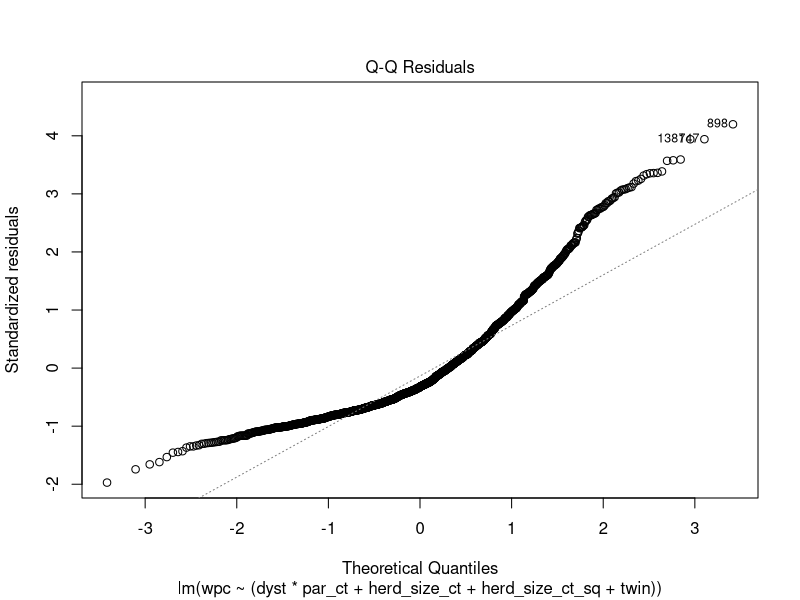
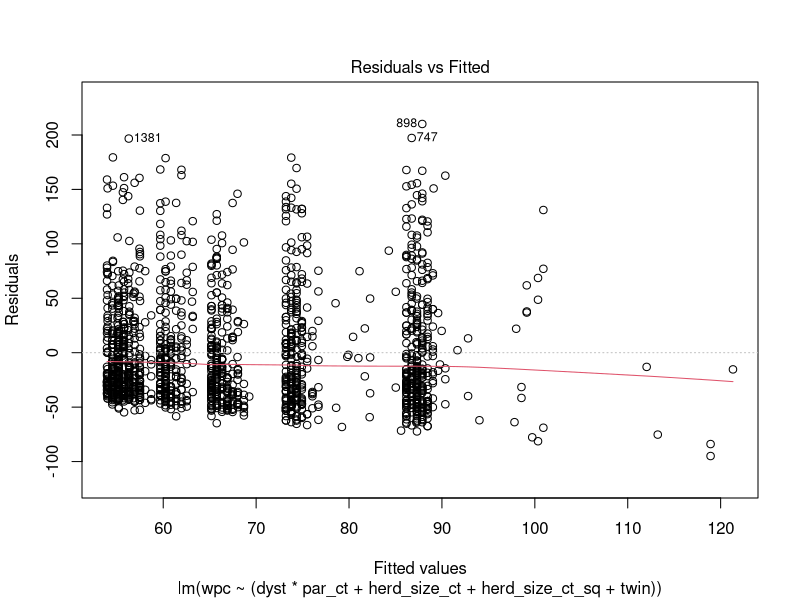
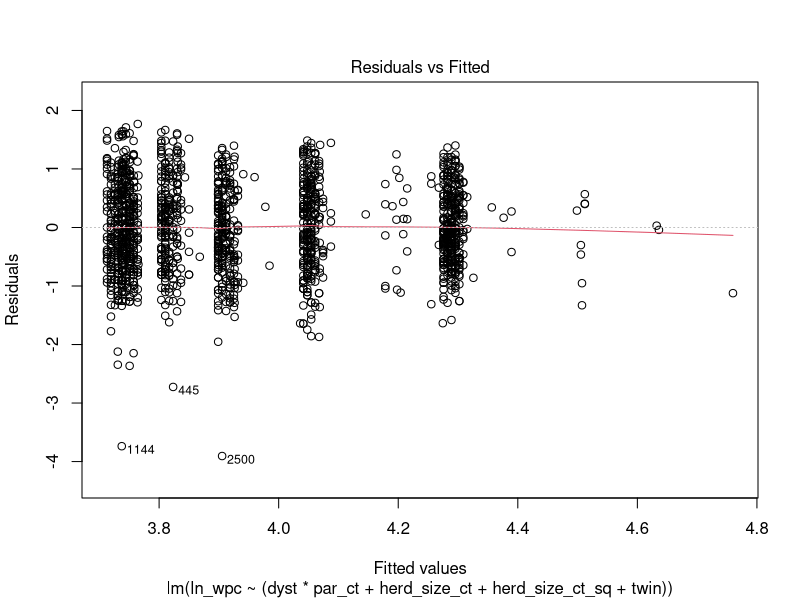
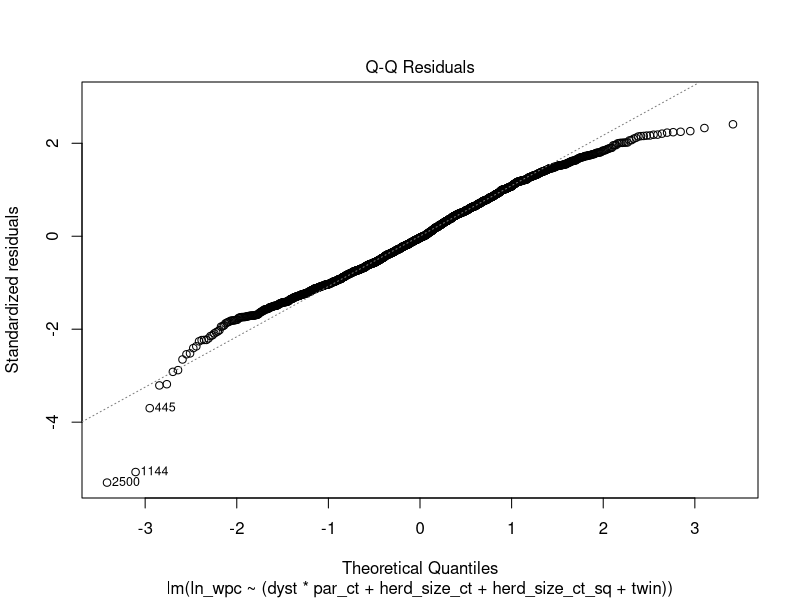
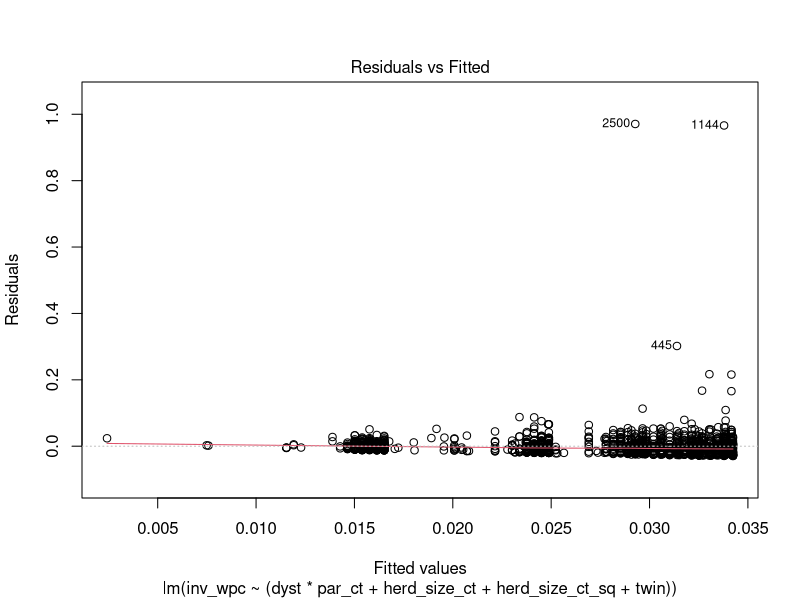
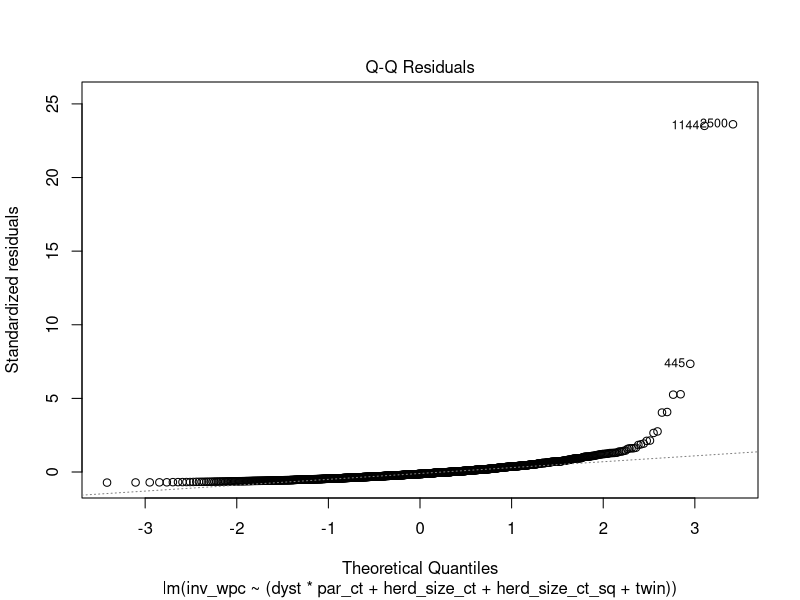
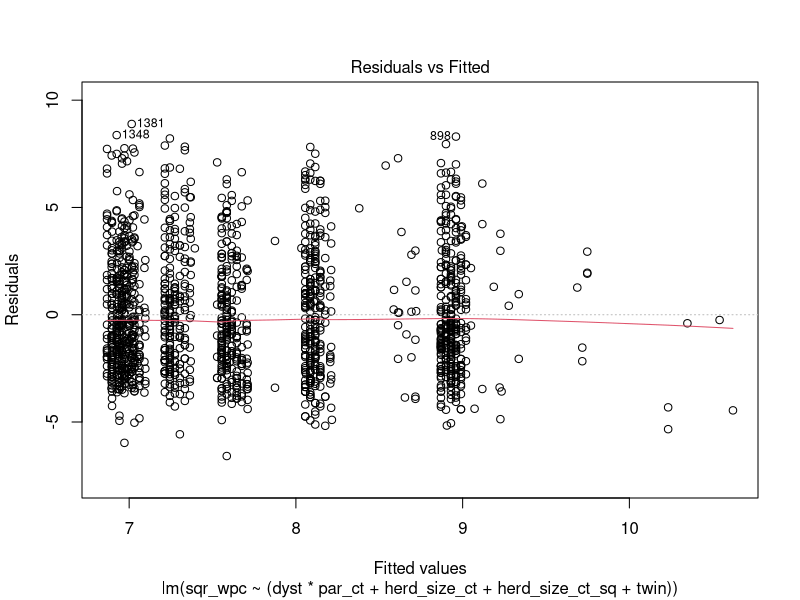
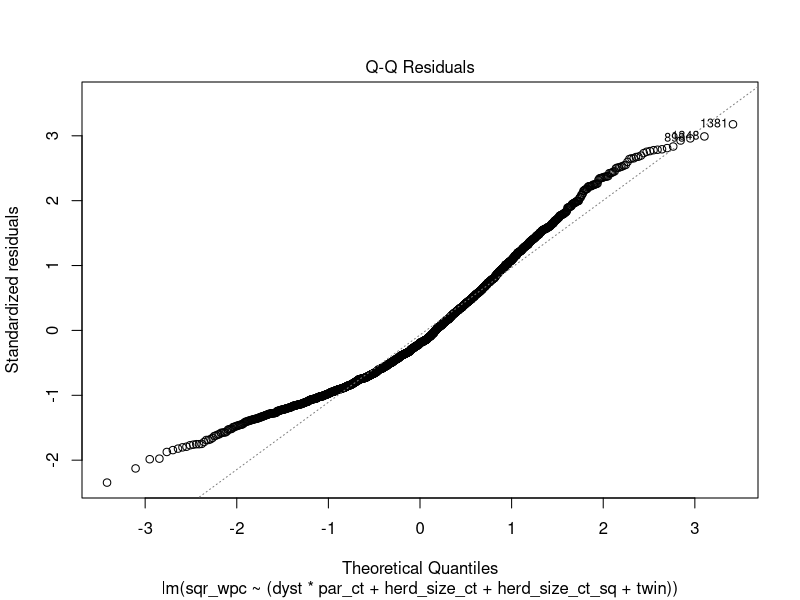

R code for these plots, in order:
## ---- chunk 1
# automatically create a bib database for R packages
knitr::write_bib(c(
  .packages(), 'bookdown', 'knitr', 'rmarkdown'
), 'packages.bib')
## ---- chunk 2
#J'ouvre le jeu de données
daisy2 <-read.csv(file="daisy2.csv", header=TRUE, sep=",")
daisy2_mod<-subset(daisy2, h7==1)

#Je génère les nouvelles variables
daisy2_mod$par_ct <- daisy2_mod$parity-1
daisy2_mod$herd_size_ct <- daisy2_mod$herd_size-250
daisy2_mod$herd_size_ct_sq <-daisy2_mod$herd_size_ct*daisy2_mod$herd_size_ct

#Je génère le modèle
modele1<-lm(data=daisy2_mod, wpc ~ (dyst*par_ct + herd_size_ct + herd_size_ct_sq + twin))
plot(modele1, 2) #Je demande la 2 figure Normal Q-Q

## ---- chunk 3
plot(modele1, 1) #Je demande la la figure Residual vs Fitted
## ---- chunk 4
#Je génère les nouvelles variables en bloc:
daisy2_mod$ln_wpc <- log(daisy2_mod$wpc)
daisy2_mod$inv_wpc <- 1/daisy2_mod$wpc
daisy2_mod$sqr_wpc <- sqrt(daisy2_mod$wpc)
## ---- chunk 5
#Je génère le modèle pour log_wpc
modele_log<-lm(data=daisy2_mod, ln_wpc ~ (dyst*par_ct + herd_size_ct + herd_size_ct_sq + twin))

plot(modele_log, 1) #Je demande la la figure Residual vs Fitted
## ---- chunk 6
plot(modele_log, 2) #Je demande la 2 figure Normal Q-Q
## ---- chunk 7
#Je génère le modèle pour inv_wpc
modele_inv<-lm(data=daisy2_mod, inv_wpc ~ (dyst*par_ct + herd_size_ct + herd_size_ct_sq + twin))

plot(modele_inv, 1) #Je demande la la figure Residual vs Fitted
## ---- chunk 8
plot(modele_inv, 2) #Je demande la 2 figure Normal Q-Q
## ---- chunk 9
#Je génère le modèle pour sqr_wpc
modele_sqr<-lm(data=daisy2_mod, sqr_wpc ~ (dyst*par_ct + herd_size_ct + herd_size_ct_sq + twin))

plot(modele_sqr, 1) #Je demande la la figure Residual vs Fitted
## ---- chunk 10
plot(modele_sqr, 2) #Je demande la 2 figure Normal Q-Q
## ---- chunk 11
library(ggplot2)
ggplot(daisy2_mod, aes(herd_size, ln_wpc)) + 
  geom_point() +  
  geom_smooth(method="loess", span=2)+ 
  theme_bw() 
## ---- chunk 12
#Je génère le modèle avec le terme au carré
modele_log2<-lm(data=daisy2_mod, ln_wpc ~ (herd_size_ct + herd_size_ct_sq))
summary(modele_log2)
## ---- chunk 13
#Je genère la variable au cube
daisy2_mod$herd_size_ct_cu <-daisy2_mod$herd_size_ct*daisy2_mod$herd_size_ct*daisy2_mod$herd_size_ct
#Je génère le modèle avec le terme au cube
modele_log3<-lm(data=daisy2_mod, ln_wpc ~ (herd_size_ct + herd_size_ct_sq + herd_size_ct_cu))
summary(modele_log3)
## ---- chunk 14
#Je génère le modèle pour log_wpc
modele_log<-lm(data=daisy2_mod, ln_wpc ~ (dyst*par_ct + herd_size_ct + herd_size_ct_sq + twin))
summary(modele_log)
## ---- chunk 15
#Générons le modèle sans l'interaction
modele_final<-lm(data=daisy2_mod, ln_wpc ~ (dyst + par_ct + herd_size_ct + herd_size_ct_sq + twin))
summary(modele_final)
#Vérifions d'abord les suppositions:
plot(modele_final, 2)
## ---- chunk 16
plot(modele_final, 1)
## ---- chunk 17
#Enregistrons les valeurs prédites, les résiduels de Student, les leviers et les distance de Cook
library(broom)
diag <- augment(modele_final) #Je viens de créer une nouvelle table dans laquelle les résiduels, distance de cook, etc se trouvent maintenant
## ---- chunk 18
#Je pourrais maintenant filtrer cette table pour ne conserver que les résiduels standardisés larges
diag_res <- subset(diag, (.std.resid >=3.0 | .std.resid<=-3.0))
diag_res
## ---- chunk 19
library(ggplot2)
ggplot(data=diag, aes(ln_wpc, .std.resid, colour=.std.resid)) + 
  geom_point() +  
  theme_bw()+
  geom_hline (aes(yintercept=3)) + 
  geom_hline (aes(yintercept=-3))
## ---- chunk 20
#Je pourrais maintenant ordonner cette table pour voir les 10 observations avec les leviers les plus larges
diag_hat <- diag[order(-diag$.hat),]
head(diag_hat, 10)
## ---- chunk 21
#Je pourrais maintenant ordonner cette table pour voir les 10 observations avec les distance de Cook les plus larges
diag_cook <- diag[order(-diag$.cooksd),]
head(diag_cook, 10)
## ---- chunk 22
#Je génère un jeu de données sans les 7 observations avec les distances de Cook les plus grandes
outlier <- subset(diag, .cooksd<0.01)
#Je refais le modèle sur ce jeu de données réduit
modele_outlier<-lm(data=outlier, ln_wpc ~ (dyst + par_ct + herd_size_ct + herd_size_ct_sq + twin))
summary(modele_outlier)
